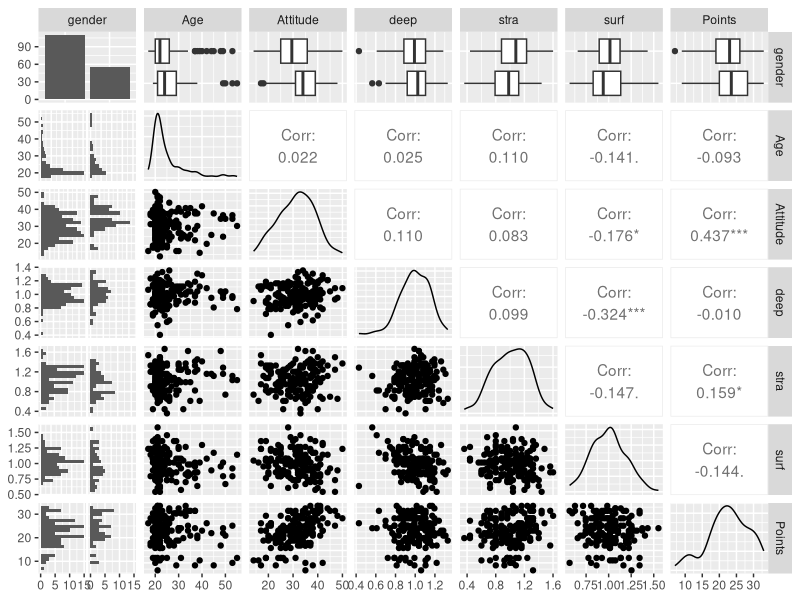
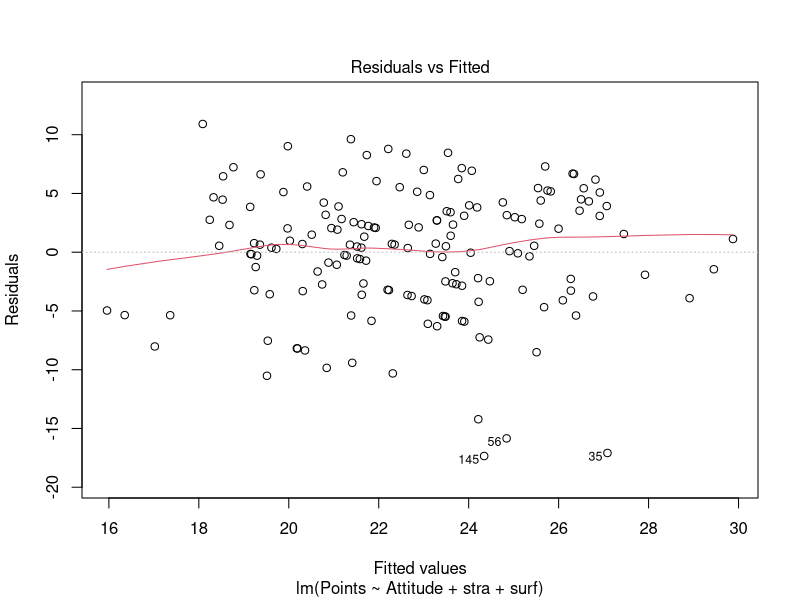
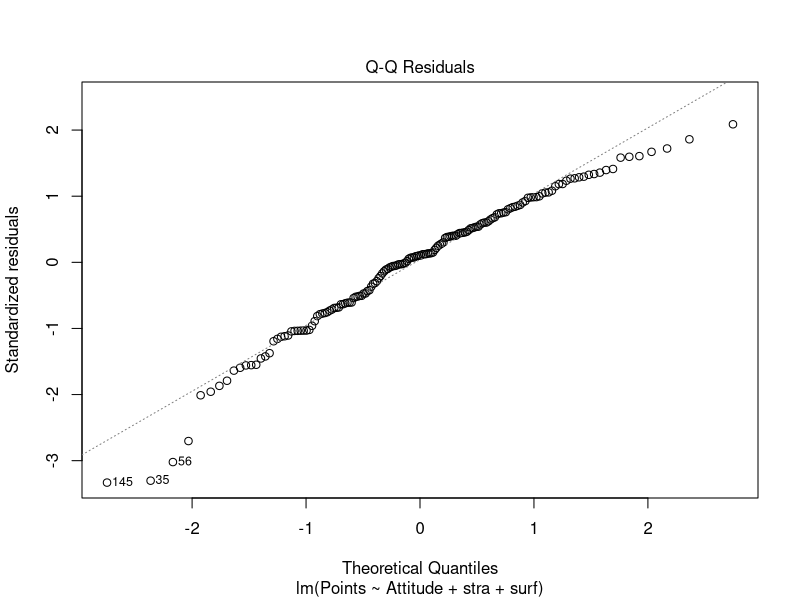
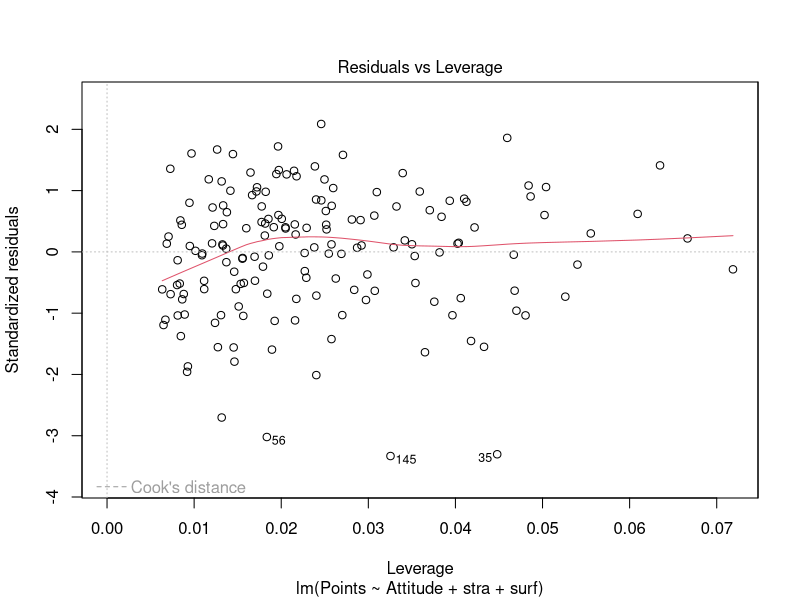

Recreate these plots in R, in order.
## ---- chunk 1
data <- read.csv(file = "data/andata.csv", header = TRUE)
## ---- chunk 2
dim(data)
## ---- chunk 3
str(data)
## ---- chunk 4
library(GGally)
library(ggplot2)

ggpairs(data, mapping = aes(), lower = list(combo = wrap("facethist", bins = 20)))
## ---- chunk 5
lr <- lm(Points ~ deep + stra + surf + gender+ Age + Attitude, data = data)
summary(lr)
## ---- chunk 6
lr <- lm(Points ~ deep + stra + surf, data = data)
summary(lr)
## ---- chunk 7
lr <- lm(Points ~  Attitude + stra + surf, data = data)
summary(lr)
## ---- chunk 8
plot(lr, which = 1)
## ---- chunk 9
plot(lr, which = 2)
## ---- chunk 10
plot(lr, which = 5)
